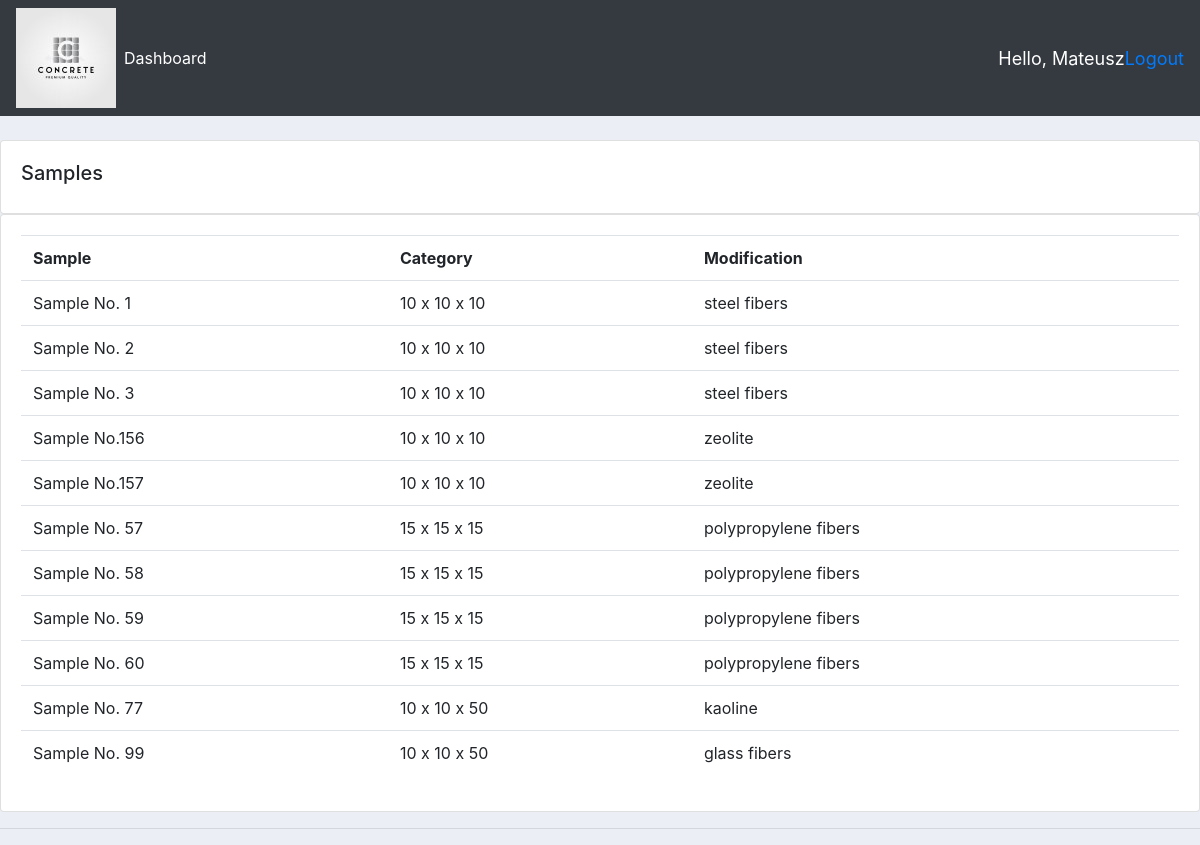
Page /samples/ (signed in) on the committed database.
### accounts/models.py (models this page shows, shortened)
class Sample(models.Model):
    CATEGORY = (
        ('10 x 10 x 10', '10 x 10 x 10'),
        ('15 x 15 x 15', '15 x 15 x 15'),
        ('10 x 10 x 50', '10 x 10 x 50'),
        ('15 x 15 x 70', '15 x 15 x 70'),
    )
    MODIFICATION = (
        ('steel fibers', 'steel fibers'),
        ('glass fibers', 'glass fibers'),
        ('polypropylene fibers', 'polypropylene fibers'),
        ('kaoline', 'kaoline'),
        ('zeolite', 'zeolite'),
    )
    name = models.CharField(max_length=100, null=True)
    category = models.CharField(max_length=100, null=True, choices=CATEGORY)
    modification = models.CharField(max_length=100, null=True, choices=MODIFICATION)
    description = models.CharField(max_length=400, null=True)
    date_of_production = models.DateField(default=datetime.now())
    tags = models.ManyToManyField(Tag)

### accounts/decorators.py (the view)
        def wrapper_func(request, *args, **kwargs):
            group = None
            if request.user.groups.exists():
                group = request.user.groups.all()[0].name
            if group in allowed_roles:
                return view_func(request, *args, **kwargs)
            else:
                return HttpResponse("You are not authorized!")

### accounts/views.py (called while the page is built)
@login_required(login_url='login')
@allowed_users(allowed_roles=['admin'])
def samples(request):
    samples = Sample.objects.all()
    ctx = {'samples': samples}
    return render(request, 'accounts/samples.html', ctx)

### accounts/templates/accounts/samples.html
{%  extends 'accounts/main.html' %}
{% block content %}
	<br>
	<div class="row">
		<div class="col-md">
			<div class="card card-body">
				<h5>Samples</h5>
			</div>
			<div class="card card-body">
				<table class="table">
					<tr>
						<th>Sample</th>
						<th>Category</th>
						<th>Modification</th>
					</tr>
					{% for sample in samples %}
						<tr>
							<td>{{sample.name}}</td>
							<td>{{sample.category}}</td>
							<td>{{sample.modification}}</td>
						</tr>
					{% endfor %}
				</table>
			</div>
		</div>
	</div>
{% endblock content %}

### accounts/templates/accounts/navbar.html (shortened to what this page needs)
{% load static %}
<nav class="navbar navbar-expand-lg navbar-dark bg-dark">
  <img src="{% static 'images/logo.jpg' %}">
  <div class="collapse navbar-collapse" id="navbarNav">
    <ul class="navbar-nav">
      {% if request.user.is_staff %}
      <li class="nav-item active">
        <a class="nav-link" href="{% url 'home' %}">Dashboard</a>
      </li>
      {% else %}
      <li class="nav-item">
        <a class="nav-link" href="{% url 'samples' %}">Samples</a>
      </li>
      {% endif %}
    </ul>
  </div>
  <span class="hello-msg">Hello, {{request.user}} </span>
  <span class="hello-msg"><a href="{% url 'logout' %}">Logout</a></span>
</nav>

### static/css/main.css (style rules this page uses)
body { background-color: #ebeff5; }

### accounts/templates/accounts/navbar.html (style rules this page uses)
.hello-msg { font-size: 18px; color: #fff; morgin-right: 20px; }

### rows in the picture
Sample: name "Sample No. 1", category "10 x 10 x 10", modification "steel fibers"
Sample: name "Sample No. 2", category "10 x 10 x 10", modification "steel fibers"
Sample: name "Sample No. 3", category "10 x 10 x 10", modification "steel fibers"
Sample: name "Sample No.156", category "10 x 10 x 10", modification "zeolite"
Sample: name "Sample No.157", category "10 x 10 x 10", modification "zeolite"
Sample: name "Sample No. 57", category "15 x 15 x 15", modification "polypropylene fibers"
Sample: name "Sample No. 58", category "15 x 15 x 15", modification "polypropylene fibers"
Sample: name "Sample No. 59", category "15 x 15 x 15", modification "polypropylene fibers"
Sample: name "Sample No. 60", category "15 x 15 x 15", modification "polypropylene fibers"
Sample: name "Sample No. 77", category "10 x 10 x 50", modification "kaoline"
Sample: name "Sample No. 99", category "10 x 10 x 50", modification "glass fibers"

### other values in the picture
{{ request.user }} "Mateusz"
